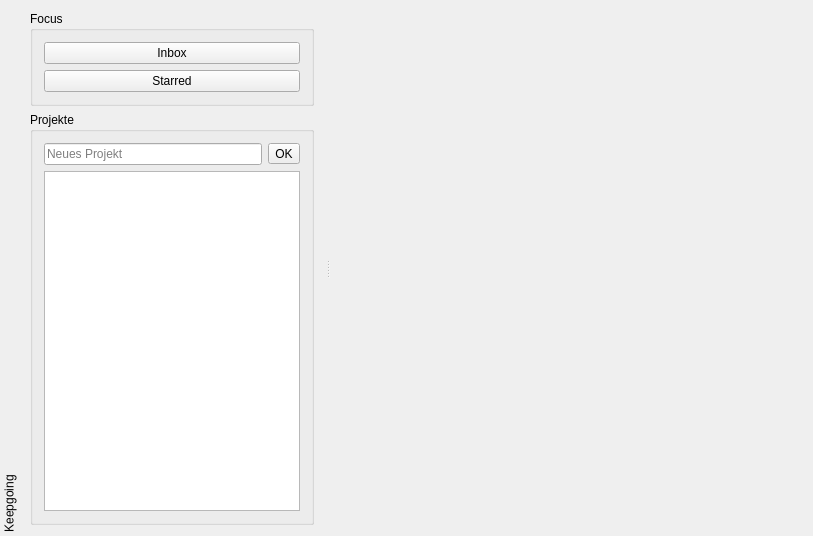
<?xml version="1.0" encoding="UTF-8"?>
<ui version="4.0">
 <class>KGMain</class>
 <widget class="QMainWindow" name="KGMain">
  <property name="geometry">
   <rect>
    <x>0</x>
    <y>0</y>
    <width>813</width>
    <height>536</height>
   </rect>
  </property>
  <property name="windowTitle">
   <string>KGMain</string>
  </property>
  <property name="tabShape">
   <enum>QTabWidget::Rounded</enum>
  </property>
  <property name="dockNestingEnabled">
   <bool>false</bool>
  </property>
  <property name="dockOptions">
   <set>QMainWindow::AnimatedDocks|QMainWindow::VerticalTabs</set>
  </property>
  <widget class="QWidget" name="centralWidget">
   <layout class="QVBoxLayout" name="verticalLayout">
    <property name="margin">
     <number>0</number>
    </property>
    <item>
     <widget class="TaskListForm" name="widget" native="true">
      <property name="minimumSize">
       <size>
        <width>150</width>
        <height>0</height>
       </size>
      </property>
     </widget>
    </item>
   </layout>
  </widget>
  <widget class="QDockWidget" name="dockProject">
   <property name="enabled">
    <bool>true</bool>
   </property>
   <property name="minimumSize">
    <size>
     <width>261</width>
     <height>296</height>
    </size>
   </property>
   <property name="floating">
    <bool>false</bool>
   </property>
   <property name="features">
    <set>QDockWidget::DockWidgetVerticalTitleBar</set>
   </property>
   <property name="allowedAreas">
    <set>Qt::NoDockWidgetArea</set>
   </property>
   <property name="windowTitle">
    <string>Keepgoing</string>
   </property>
   <attribute name="dockWidgetArea">
    <number>1</number>
   </attribute>
   <widget class="QWidget" name="dockWidgetContents">
    <layout class="QGridLayout" name="gridLayout_2">
     <item row="3" column="0">
      <widget class="QGroupBox" name="pProject">
       <property name="title">
        <string>Projekte</string>
       </property>
       <layout class="QGridLayout" name="gridLayout">
        <item row="0" column="0">
         <widget class="QLineEdit" name="lineEdit">
          <property name="placeholderText">
           <string>Neues Projekt</string>
          </property>
         </widget>
        </item>
        <item row="1" column="0" colspan="2">
         <widget class="QListView" name="projectView"/>
        </item>
        <item row="0" column="1">
         <widget class="QToolButton" name="btPrjOk">
          <property name="text">
           <string>OK</string>
          </property>
         </widget>
        </item>
       </layout>
      </widget>
     </item>
     <item row="0" column="0">
      <widget class="QGroupBox" name="groupBox_2">
       <property name="title">
        <string>Focus</string>
       </property>
       <layout class="QVBoxLayout" name="verticalLayout_3">
        <item>
         <widget class="QPushButton" name="inboxButton">
          <property name="text">
           <string>Inbox</string>
          </property>
          <property name="checkable">
           <bool>true</bool>
          </property>
          <property name="autoExclusive">
           <bool>false</bool>
          </property>
         </widget>
        </item>
        <item>
         <widget class="QPushButton" name="starredButton">
          <property name="acceptDrops">
           <bool>true</bool>
          </property>
          <property name="text">
           <string>Starred</string>
          </property>
          <property name="checkable">
           <bool>true</bool>
          </property>
          <property name="checked">
           <bool>false</bool>
          </property>
          <property name="autoExclusive">
           <bool>false</bool>
          </property>
          <property name="flat">
           <bool>false</bool>
          </property>
         </widget>
        </item>
       </layout>
      </widget>
     </item>
    </layout>
   </widget>
  </widget>
 </widget>
 <layoutdefault spacing="6" margin="11"/>
 <customwidgets>
  <customwidget>
   <class>TaskListForm</class>
   <extends>QWidget</extends>
   <header>tasklistform.h</header>
   <container>1</container>
  </customwidget>
 </customwidgets>
 <resources/>
 <connections/>
</ui>
